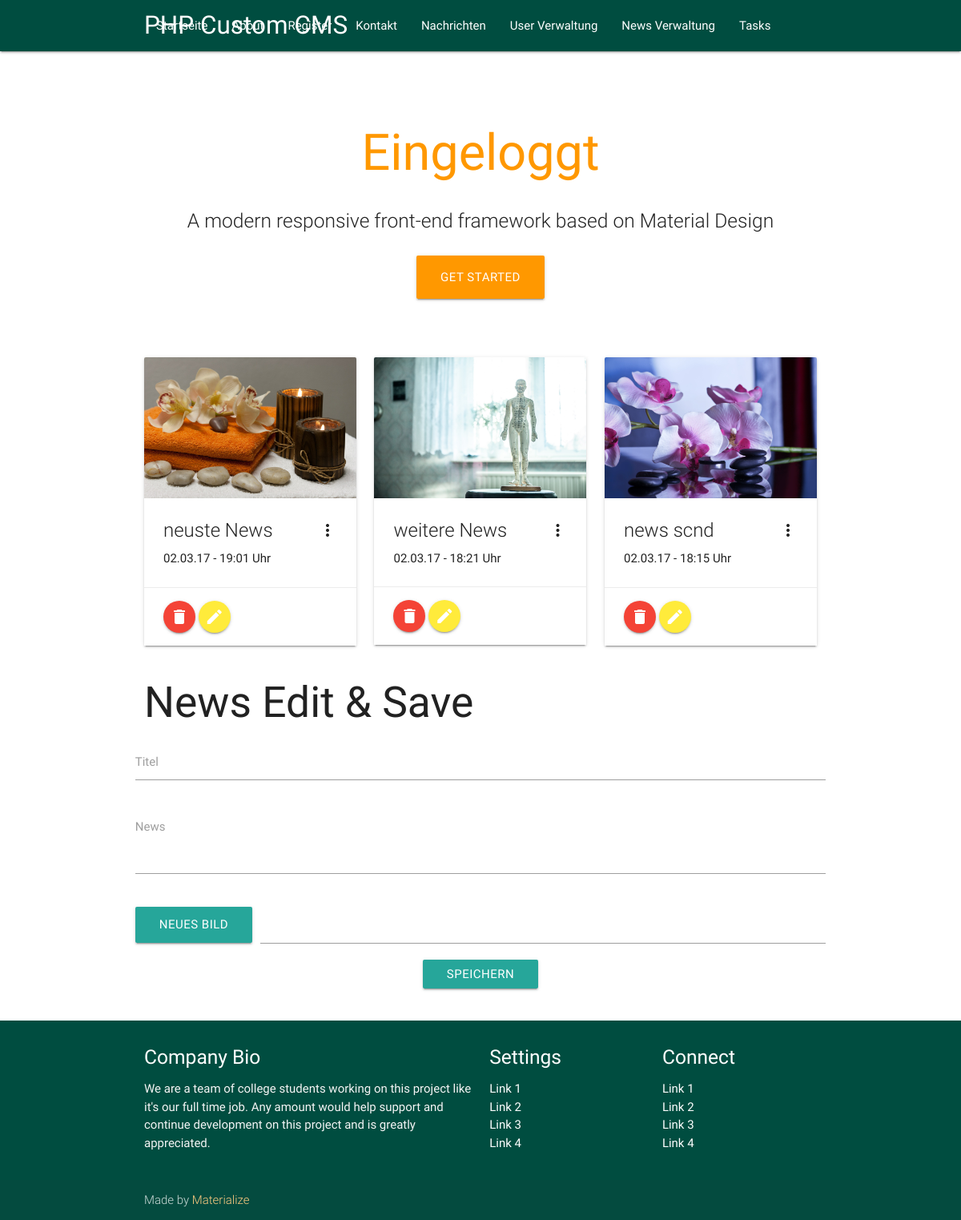
/index.php?p=news-admin (signed in), run on the app's committed database.
### tables this page shows
CREATE TABLE `news` (
  `news_id` int(11) NOT NULL,
  `news_author_id` int(11) NOT NULL,
  `news_title` varchar(128) NOT NULL,
  `news_text` text NOT NULL,
  `news_image` varchar(255) NOT NULL,
  `news_created` timestamp NOT NULL DEFAULT CURRENT_TIMESTAMP
);

### app/classes/Controller.php (called while the page is built, shortened)
<?php
abstract class Controller
{
    public static $content;
    public static function getContent()
    {
        return self::$content;
    }
}

### app/traits/DB.php (called while the page is built, shortened)
<?php
trait DB
{
    public static $db;
    public static function getDBInstance(): PDO
    {
        $db = new PDO("mysql:host=localhost;dbname=cms", "marten", "1234");
        $db->setAttribute(PDO::ATTR_ERRMODE, PDO::ERRMODE_EXCEPTION);
        return $db;
    }
    public static function GETObjArr(string $sql, array $execArr = array(), string $classname)
    {
        self::$db = self::getDBInstance();
        $stmt = self::$db->prepare($sql);
        $stmt->execute($execArr);
        return $stmt->fetchAll(PDO::FETCH_CLASS, $classname);
    }
}

### app/database/NewsControllerSQL.php (called while the page is built, shortened)
<?php
class NewsControllerSQL implements NewsControllerSQLInterface
{
    public static function getAllNews()
    {
        $SQL = "SELECT * FROM news ORDER BY news_created DESC ";
        return DB::GETObjArr($SQL, array(), "\\app\\classes\\News");
    }
}

### app/classes/NewsController.php (called while the page is built, shortened)
<?php
class NewsController extends Controller
{
    public function run()
    {
        self::$content["all"] = NewsControllerSQL::getAllNews();
    }
}

### app/classes/App.php (called while the page is built, shortened)
<?php
class App
{
    private $request;
    public function __construct()
    {
        $this->request = array_merge($_GET, $_POST);
    }
    public function run()
    {
        if (isset($this->request["p"])) {
            switch ($this->request["p"]) {
                case "news":
                case "news-admin":
                    if ($_SESSION["active_user"]->getRole() == __ADMIN__) {
                        try {
                            (new NewsController())->run();
                        } catch (\Exception $e) {
                            Notice::set("error", $e->getMessage());
                        }
                    } else {
                        header("Location: ?p=home");
                        exit();
                    }
                    break;
            }
        }
    }
}

### app/classes/News.php (called while the page is built, shortened)
<?php
class News
{
    private $news_id;
    private $news_title;
    private $news_image;
    private $news_created;
    public function getNewsId()
    {
        return $this->news_id;
    }
    public function getNewsTitle()
    {
        return $this->news_title;
    }
    public function getNewsImage()
    {
        return $this->news_image;
    }
    public function getNewsCreated()
    {
        return $this->news_created;
    }
}

### pages/news-admin.php (the view, shortened to what this page needs)
<div class="row">
    <?php if(!empty(\app\classes\NewsController::getContent())) : ?>
    <?php
        foreach (\app\classes\NewsController::getContent()["all"] as $key => $newsObj) : ?>
            <div class="col s12 m4">
                <div class="card sticky-action"">
                    <div class="card-image waves-effect waves-block waves-light">
                        <img class="activator" src="public/uploads/<?= $newsObj->getNewsImage() ?>">
                    </div>
                    <div class="card-content">
                        <span class="card-title activator grey-text text-darken-4"><?= $newsObj->getNewsTitle() ?><i class="material-icons right">more_vert</i></span>
                        <p><?= date("d.m.y - H:i", strtotime($newsObj->getNewsCreated())) ?> Uhr</p>
                    </div>
                    <div class="card-action">
                        <a href="?p=news-admin&amp;action=delete&amp;id=<?= $newsObj->getNewsId()  ?>" class="btn btn-floating red "><i class="material-icons">delete</i></a> <a href="?p=news-admin&amp;action=edit&amp;id=<?= $newsObj->getNewsId()  ?>#edit" class="btn-floating btn yellow"><i class="material-icons">edit</i></a>
                    </div>
                </div>
            </div>
        <?php endforeach;
    endif; ?>
</div>
<h2>News Edit & Save</h2>
    <form action="?p=news-admin&action=<?= (!isset($_GET["action"])) ? "insert" : "edit&id=" . $_GET["id"] ?>#edit" method="post" enctype="multipart/form-data" id="edit">
        <div class="row">
            <div class="input-field s12">
                <input id="news_title" type="text" name="news[news_title]" value="<?= (isset(\app\classes\NewsController::getContent()["edit"])) ? \app\classes\NewsController::getContent()["edit"]->getNewsTitle() : "" ?>" class="validate">
                <label for="news_title">Titel</label>
            </div>
            <div class="input-field s12">
                <textarea id="news_text" type="text" name="news[news_text]"  class="materialize-textarea validate"></textarea>
                <label for="news_text">News</label>
            </div>
            <div class="file-field input-field">
                <div class="btn">
                    <span>Neues Bild</span>
                </div>
                <div class="file-path-wrapper">
                    <input class="file-path validate" value="<?= (isset(\app\classes\NewsController::getContent()["edit"])) ? \app\classes\NewsController::getContent()["edit"]->getNewsImage() : "" ?>" name="news[old_news_file]" type="text">
                </div>
            </div>
            <div class="row center">
                <input type="submit" class="btn" name="news[submit]" value="Speichern">
            </div>
        </div>
    </form>

### data on the page
news: news_image (picture), news_title "neuste News", news_created "02.03.17 - 19:01"
news: news_image (picture), news_title "weitere News", news_created "02.03.17 - 18:21"
news: news_image (picture), news_title "news scnd", news_created "02.03.17 - 18:15"

### other printed values
$page "Startseite"
$page "About"
$page "Register"
$page "Kontakt"
$page "Nachrichten"
